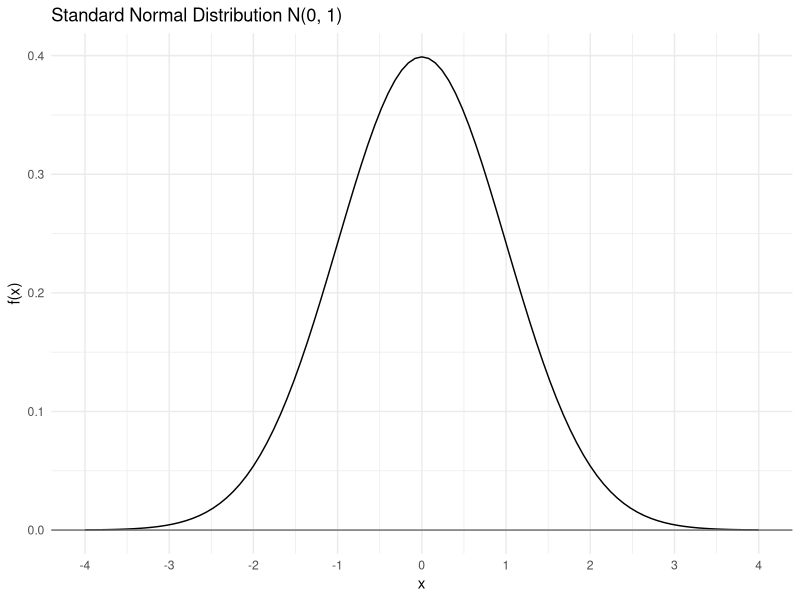
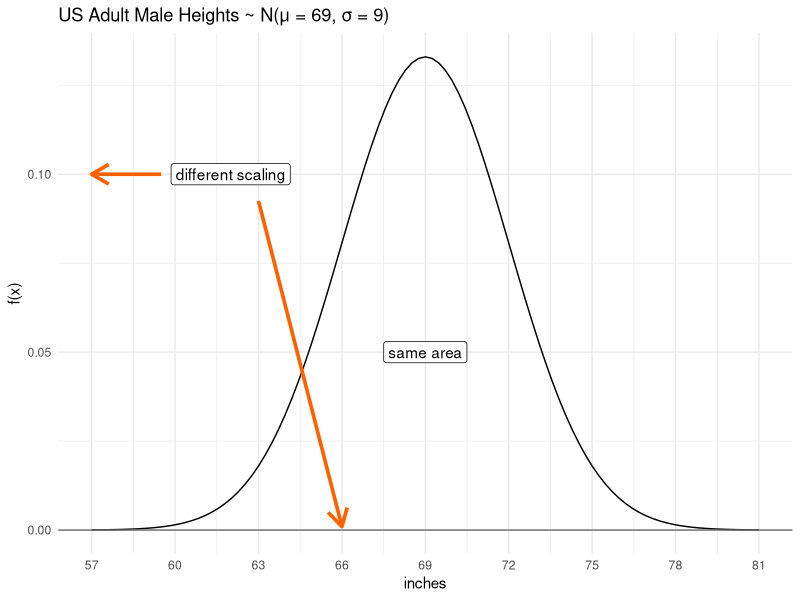
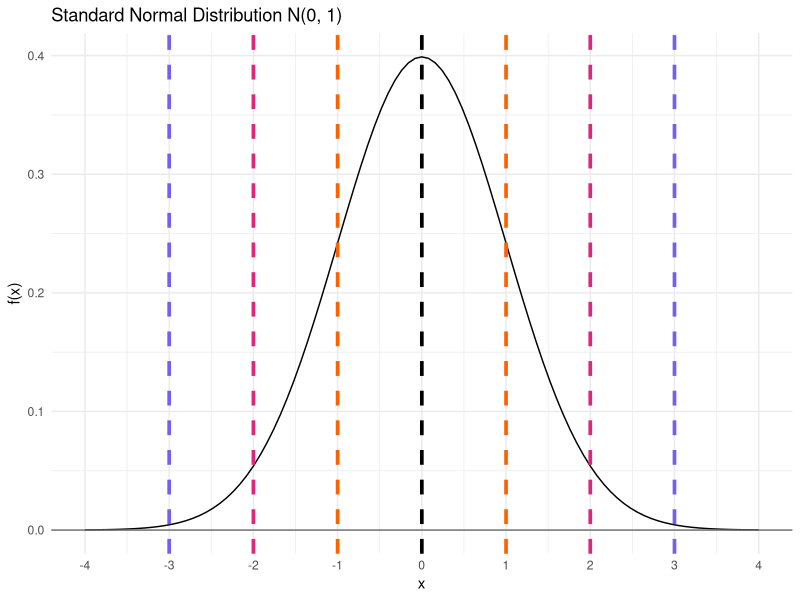
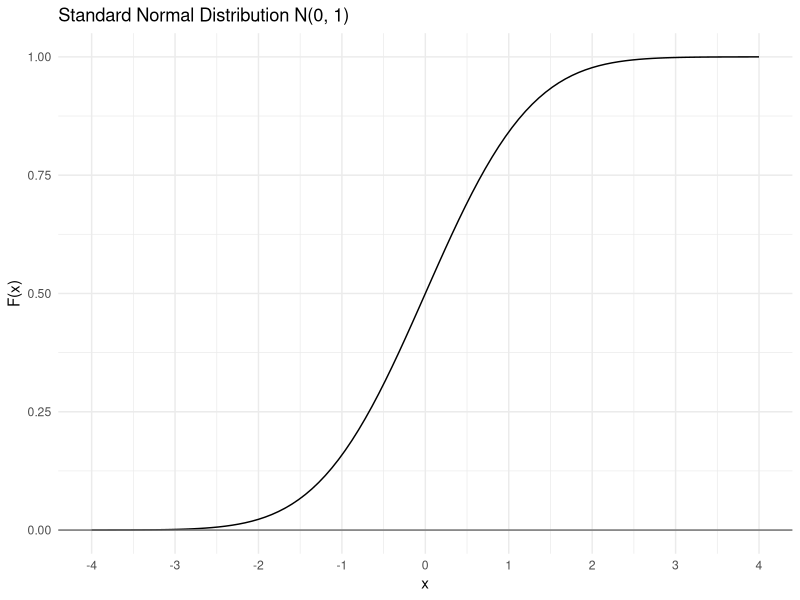
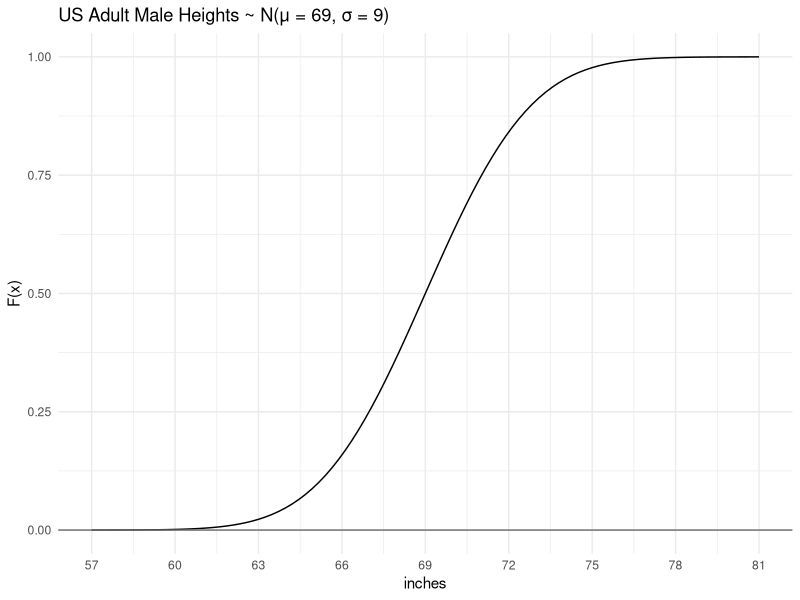
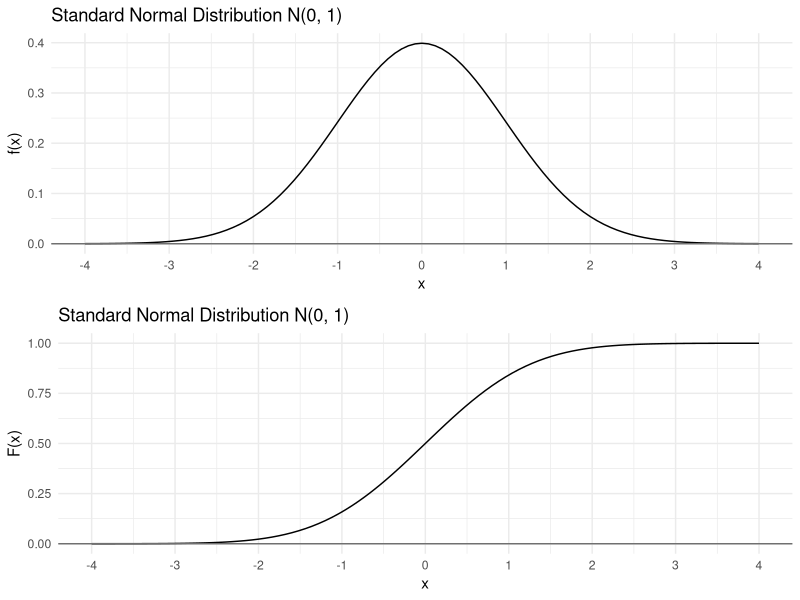
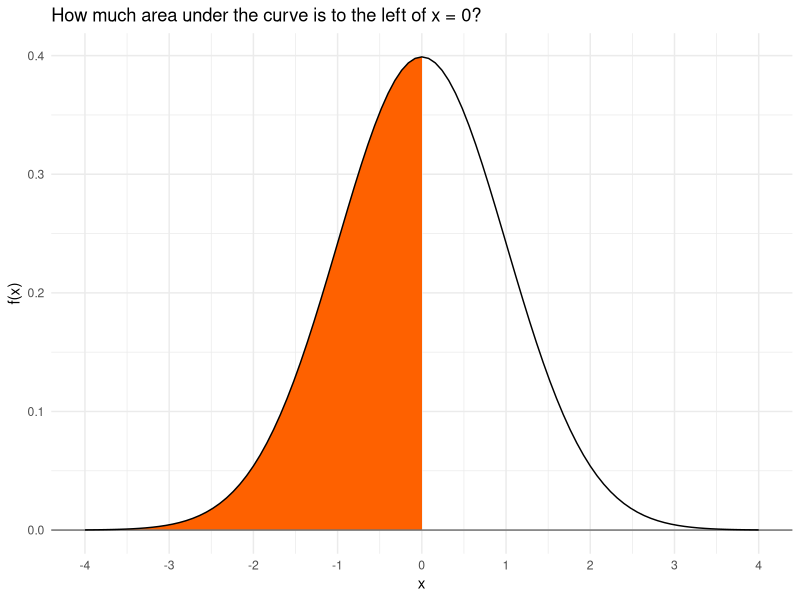
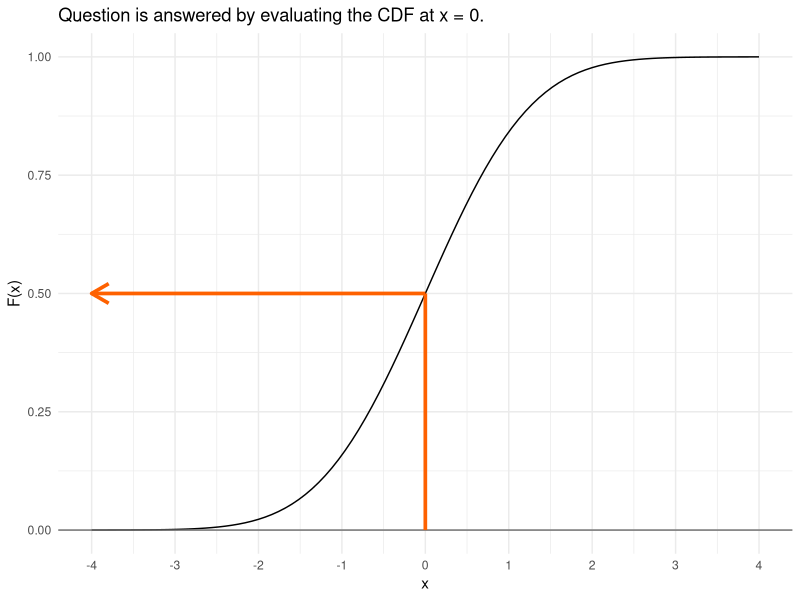

R code for these plots, in order: (Note: this script raises an error after producing the figures.)
## ---- chunk 1
knitr::opts_chunk$set(
  warning = FALSE,
  message = FALSE,
  comment = NA,
  echo = FALSE
)
library(tidyverse)
library(gridExtra)
# IBM colorblind-friendly color palette 
# https://davidmathlogic.com/colorblind/#%23D81B60-%231E88E5-%23FFC107-%23004D40
## ---- chunk 2
sn_pdf <- ggplot() +
  stat_function(
    fun = dnorm,
    args = list(0, 1)
  ) +
  geom_hline(
    yintercept = 0,
    color = "#707070"
    ) +
  scale_x_continuous(
    limits = c(-4, 4),
    breaks = seq(from = -4, to = 4, by = 1)
  ) +
  labs(
    title = "Standard Normal Distribution N(0, 1)",
    x = "x",
    y = "f(x)"
  ) +
  theme_minimal()
sn_pdf
## ---- chunk 3
mu <- 69
sigma <- 3
ggplot() +
  stat_function(
    fun = dnorm,
    args = list(mu, sigma)
  ) +
  geom_hline(
    yintercept = 0,
    color = "#707070"
    ) +
  scale_x_continuous(
    limits = c(mu - (4 * sigma), mu + (4 * sigma)),
    breaks = seq(mu - (4 * sigma), mu + (4 * sigma), sigma)
  ) +
  labs(
    title = "US Adult Male Heights ~ N(μ = 69, σ = 9)",
    x = "inches",
    y = "f(x)"
  ) +
  theme_minimal() +
  annotate("label",
    x = 69,
    y = 0.05,
    label = "same area"
  ) +
  annotate("label",
    x = 62.0,
    y = 0.10,
    label = "different scaling"
  ) +
  geom_segment(aes(
    x = c(59.5, 63),
    xend = c(57, 66),
    y = c(0.10, 0.0925),
    yend = c(0.10, 0.001)
  ),
  arrow = arrow(length = unit(0.5, "cm")),
  color = "#FE6100", size = 1.25
  )
## ---- chunk 4
sn_pdf <- ggplot() +
  stat_function(
    fun = dnorm,
    args = list(0, 1)
  ) +
  geom_hline(
    yintercept = 0,
    color = "#707070"
    ) +
  scale_x_continuous(
    limits = c(-4, 4),
    breaks = seq(from = -4, to = 4, by = 1)
  ) +
  labs(
    title = "Standard Normal Distribution N(0, 1)",
    x = "x",
    y = "f(x)"
  ) +
  theme_minimal()
sn_pdf +
  geom_vline(
    xintercept = seq(-3, 3, 1),
    linetype = "dashed",
    linewidth = 1.25,
    color = c("#785EF0", "#DC267F", "#FE6100", "black", "#FE6100", "#DC267F", "#785EF0")
  )
## ---- chunk 5
sn_cdf <- ggplot() +
  stat_function(
    fun = pnorm,
    args = list(0, 1)
  ) +
  geom_hline(
    yintercept = 0,
    color = "#707070"
    ) +
  scale_x_continuous(
    limits = c(-4, 4),
    breaks = seq(from = -4, to = 4, by = 1)
  ) +
  labs(
    title = "Standard Normal Distribution N(0, 1)",
    x = "x",
    y = "F(x)"
  ) +
  theme_minimal()
sn_cdf
## ---- chunk 6
mu <- 69
sigma <- 3
ggplot() +
  stat_function(
    fun = pnorm,
    args = list(mu, sigma)
  ) +
  geom_hline(
    yintercept = 0,
    color = "#707070"
    ) +
  scale_x_continuous(
    limits = c(mu - (4 * sigma), mu + (4 * sigma)),
    breaks = seq(mu - (4 * sigma), mu + (4 * sigma), sigma)
  ) +
  labs(
    title = "US Adult Male Heights ~ N(μ = 69, σ = 9)",
    x = "inches",
    y = "F(x)"
  ) +
  theme_minimal()
## ---- chunk 7
grid.arrange(sn_pdf, sn_cdf)
## ---- chunk 8
ggplot() +
  stat_function(
    fun = dnorm, args = list(0, 1),
    geom = "area",
    fill = "#FE6100",
    xlim = c(-4, 0)
  ) +
  geom_hline(
    yintercept = 0,
    color = "#707070"
    ) +
  stat_function(
    fun = dnorm,
    args = list(0, 1)
  ) +
  scale_x_continuous(
    limits = c(-4, 4),
    breaks = seq(from = -4, to = 4, by = 1)
  ) +
  labs(
    title = "How much area under the curve is to the left of x = 0?",
    x = "x",
    y = "f(x)"
  ) +
  theme_minimal()
## ---- chunk 9
ggplot() +
  stat_function(
    fun = pnorm,
    args = list(0, 1)
  ) +
  geom_hline(
    yintercept = 0,
    color = "#707070"
    ) +
  scale_x_continuous(
    limits = c(-4, 4),
    breaks = seq(from = -4, to = 4, by = 1)
  ) +
  labs(
    title = "Question is answered by evaluating the CDF at x = 0.",
    x = "x", y = "F(x)"
  ) +
  geom_segment(aes(
    x = 0,
    xend = 0,
    y = 0,
    yend = 0.5
  ),
  color = "#FE6100",
  size = 1.25
  ) +
  geom_segment(aes(
    x = 0,
    xend = -4,
    y = 0.5,
    yend = 0.5
  ),
  color = "#FE6100",
  size = 1.25,
  arrow = arrow(length = unit(0.5, "cm"))
  ) +
  theme_minimal()
## ---- chunk 10
ggplot() +
  stat_function(
    fun = dnorm,
    args = list(0, 1),
    geom = "area",
    fill = "#648FFF",
    xlim = c(-4, 1)
  ) +
  stat_function(
    fun = dnorm,
    args = list(0, 1)
  ) +
  geom_hline(
    yintercept = 0,
    color = "#707070"
    ) +
  scale_x_continuous(
    limits = c(-4, 4),
    breaks = seq(from = -4, to = 4, by = 1)
  ) +
  labs(
    title = "How much area under the curve is to the left of x = 1?",
    x = "x",
    y = "f(x)"
  ) +
  theme_minimal()
## ---- chunk 11
ggplot() +
  stat_function(
    fun = pnorm,
    args = list(0, 1)
  ) +
  geom_hline(
    yintercept = 0,
    color = "#707070"
    ) +
  scale_x_continuous(
    limits = c(-4, 4),
    breaks = seq(from = -4, to = 4, by = 1)
  ) +
  labs(
    title = "Question is answered by evaluating the CDF at x = 1.",
    x = "x", y = "F(x)"
  ) +
  geom_segment(aes(
    x = 1,
    xend = 1,
    y = 0,
    yend = pnorm(1)
  ),
  color = "#648FFF",
  size = 1.25
  ) +
  geom_segment(aes(
    x = 1,
    xend = -4,
    y = pnorm(1),
    yend = pnorm(1)
  ),
  color = "#648FFF",
  size = 1.25,
  arrow = arrow(length = unit(0.5, "cm"))
  ) +
  theme_minimal()
## ---- chunk 12
ggplot() +
  stat_function(
    fun = dnorm,
    args = list(0, 1),
    geom = "area",
    fill = "#DC267F",
    xlim = c(0, 1)
  ) +
  stat_function(
    fun = dnorm,
    args = list(0, 1)
  ) +
  geom_hline(
    yintercept = 0,
    color = "#707070"
    ) +
  scale_x_continuous(
    limits = c(-4, 4),
    breaks = seq(from = -4, to = 4, by = 1)
  ) +
  labs(
    title = "How much area under the curve is between x = 0 and x = 1?",
    x = "x", y = "f(x)"
  ) +
  theme_minimal()
## ---- chunk 13
ggplot() +
  stat_function(
    fun = pnorm,
    args = list(0, 1)
  ) +
  geom_hline(
    yintercept = 0,
    color = "#707070"
    ) +
  scale_x_continuous(
    limits = c(-4, 4),
    breaks = seq(from = -4, to = 4, by = 1)
  ) +
  labs(
    title = "Evaluate the CDF at both points and subtract the lower area.",
    x = "x", y = "F(x)"
  ) +
  geom_segment(aes(
    x = 0,
    xend = 0,
    y = 0,
    yend = 0.5
  ),
  color = "#FE6100",
  size = 1.25
  ) +
  geom_segment(aes(
    x = 0,
    xend = -4,
    y = 0.5,
    yend = 0.5
  ),
  color = "#FE6100",
  size = 1.25,
  arrow = arrow(length = unit(0.5, "cm"))
  ) +
  geom_segment(aes(
    x = 1,
    xend = 1,
    y = 0,
    yend = pnorm(1)
  ),
  color = "#648FFF",
  size = 1.25
  ) +
  geom_segment(aes(
    x = 1,
    xend = -4,
    y = pnorm(1),
    yend = pnorm(1)
  ),
  color = "#648FFF",
  size = 1.25,
  arrow = arrow(length = unit(0.5, "cm"))
  ) +
  theme_minimal()
## ---- chunk 14
P1 <- ggplot() +
  stat_function(
    fun = dnorm,
    args = list(0, 1),
    geom = "area",
    fill = "#648FFF",
    xlim = c(-4, 1)
  ) +
  stat_function(
    fun = dnorm,
    args = list(0, 1)
  ) +
  geom_hline(
    yintercept = 0,
    color = "#707070"
    ) +
  scale_x_continuous(
    limits = c(-4, 4),
    breaks = seq(from = -4, to = 4, by = 1)
  ) +
  labs(
    title = "area left of 1 minus...",
    x = "x",
    y = "f(x)"
  ) +
  theme_minimal()

P2 <- ggplot() +
  stat_function(
    fun = dnorm,
    args = list(0, 1),
    geom = "area",
    fill = "#FE6100",
    xlim = c(-4, 0)
  ) +
  stat_function(
    fun = dnorm,
    args = list(0, 1)
  ) +
  geom_hline(
    yintercept = 0,
    color = "#707070"
    ) +
  scale_x_continuous(
    limits = c(-4, 4),
    breaks = seq(from = -4, to = 4, by = 1)
  ) +
  labs(
    title = "area left of 0 equals...",
    x = "x",
    y = "f(x)"
  ) +
  theme_minimal()

P3 <- ggplot() +
  stat_function(
    fun = dnorm, args = list(0, 1),
    geom = "area",
    fill = "#DC267F",
    xlim = c(0, 1)
  ) +
  stat_function(
    fun = dnorm,
    args = list(0, 1)
  ) +
  scale_x_continuous(
    limits = c(-4, 4),
    breaks = seq(from = -4, to = 4, by = 1)
  ) +
  labs(
    title = "area between 0 and 1",
    x = "x",
    y = "f(x)"
  ) +
  theme_minimal()

gridExtra::grid.arrange(P1, P2, P3, ncol = 3)
## ---- chunk 15
ggplot() +
  stat_function(
    fun = dnorm, args = list(0, 1),
    geom = "area",
    fill = "#FE6100",
    xlim = c(-4, 1)
  ) +
  stat_function(
    fun = dnorm, 
    args = list(0, 1)
  ) +
  geom_hline(
    yintercept = 0,
    color = "#707070"
    ) +
  scale_x_continuous(
    limits = c(-4, 4),
    breaks = seq(from = -4, to = 4, by = 1)
  ) +
  labs(
    title = "What value of x has the given area to the left of it?",
    x = "x",
    y = "f(x)"
  ) +
  annotate("label",
    x = 0,
    y = 0.1,
    label = "area = 0.8413447..."
  ) +
  theme_minimal()
## ---- chunk 16
ggplot() +
  stat_function(
    fun = pnorm, 
    args = list(0, 1)
  ) +
  geom_hline(
    yintercept = 0,
    color = "#707070"
    ) +
  scale_x_continuous(limits = c(-4, 4), breaks = seq(from = -4, to = 4, by = 1)) +
  labs(
    title = "Question is answered by taking the inverse of the CDF.",
    x = "x", y = "F(x)"
  ) +
  geom_segment(aes(
    x = 1,
    xend = 1,
    y = pnorm(1),
    yend = 0
  ),
  color = "#648FFF",
  size = 1.25,
  arrow = arrow(length = unit(0.5, "cm"))
  ) +
  geom_segment(aes(
    x = -4,
    xend = 1,
    y = pnorm(1),
    yend = pnorm(1)
  ),
  color = "#648FFF",
  size = 1.25
  ) +
  theme_minimal()
## ---- chunk 17
knitr::include_graphics("images/normaldist.jpg", dpi = 75)
